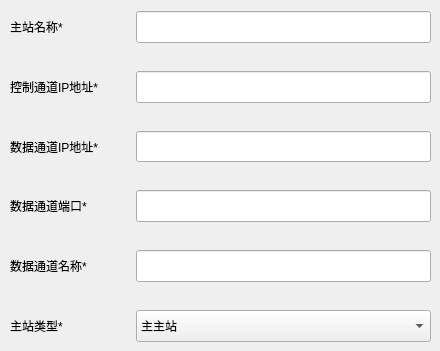
      <widget class="QWidget" name="page_9">
       <widget class="QWidget" name="layoutWidget">
        <property name="geometry">
         <rect>
          <x>10</x>
          <y>11</y>
          <width>421</width>
          <height>331</height>
         </rect>
        </property>
        <layout class="QVBoxLayout" name="verticalLayout_9">
         <property name="spacing">
          <number>28</number>
         </property>
         <item>
          <layout class="QHBoxLayout" name="horizontalLayout_29" stretch="1,3">
           <item>
            <widget class="QLabel" name="label_24">
             <property name="text">
              <string>主站名称*</string>
             </property>
            </widget>
           </item>
           <item>
            <widget class="QLineEdit" name="lineEdit_stationName_9">
             <property name="sizePolicy">
              <sizepolicy hsizetype="Expanding" vsizetype="Expanding">
               <horstretch>0</horstretch>
               <verstretch>0</verstretch>
              </sizepolicy>
             </property>
            </widget>
           </item>
          </layout>
         </item>
         <item>
          <layout class="QHBoxLayout" name="horizontalLayout_30" stretch="1,3">
           <item>
            <widget class="QLabel" name="label_25">
             <property name="text">
              <string>控制通道IP地址*</string>
             </property>
            </widget>
           </item>
           <item>
            <widget class="QLineEdit" name="lineEdit_ctrlChannelIp_9">
             <property name="sizePolicy">
              <sizepolicy hsizetype="Expanding" vsizetype="Expanding">
               <horstretch>0</horstretch>
               <verstretch>0</verstretch>
              </sizepolicy>
             </property>
            </widget>
           </item>
          </layout>
         </item>
         <item>
          <layout class="QHBoxLayout" name="horizontalLayout_32" stretch="1,3">
           <item>
            <widget class="QLabel" name="label_26">
             <property name="text">
              <string>数据通道IP地址*</string>
             </property>
            </widget>
           </item>
           <item>
            <widget class="QLineEdit" name="lineEdit_dataChannelIp_9">
             <property name="sizePolicy">
              <sizepolicy hsizetype="Expanding" vsizetype="Expanding">
               <horstretch>0</horstretch>
               <verstretch>0</verstretch>
              </sizepolicy>
             </property>
            </widget>
           </item>
          </layout>
         </item>
         <item>
          <layout class="QHBoxLayout" name="horizontalLayout_35" stretch="1,3">
           <item>
            <widget class="QLabel" name="label_29">
             <property name="text">
              <string>数据通道端口*</string>
             </property>
            </widget>
           </item>
           <item>
            <widget class="QLineEdit" name="lineEdit_dataChannelPort_9">
             <property name="sizePolicy">
              <sizepolicy hsizetype="Expanding" vsizetype="Expanding">
               <horstretch>0</horstretch>
               <verstretch>0</verstretch>
              </sizepolicy>
             </property>
            </widget>
           </item>
          </layout>
         </item>
         <item>
          <layout class="QHBoxLayout" name="horizontalLayout_36" stretch="1,3">
           <item>
            <widget class="QLabel" name="label_30">
             <property name="text">
              <string>数据通道名称*</string>
             </property>
            </widget>
           </item>
           <item>
            <widget class="QLineEdit" name="lineEdit_dataChannelName_9">
             <property name="sizePolicy">
              <sizepolicy hsizetype="Expanding" vsizetype="Expanding">
               <horstretch>0</horstretch>
               <verstretch>0</verstretch>
              </sizepolicy>
             </property>
            </widget>
           </item>
          </layout>
         </item>
         <item>
          <layout class="QHBoxLayout" name="horizontalLayout_34" stretch="1,3">
           <item>
            <widget class="QLabel" name="label_28">
             <property name="text">
              <string>主站类型*</string>
             </property>
            </widget>
           </item>
           <item>
            <widget class="QComboBox" name="comboBox_mainFlag_9">
             <property name="sizePolicy">
              <sizepolicy hsizetype="Preferred" vsizetype="Expanding">
               <horstretch>0</horstretch>
               <verstretch>0</verstretch>
              </sizepolicy>
             </property>
             <item>
              <property name="text">
               <string>主主站</string>
              </property>
             </item>
             <item>
              <property name="text">
               <string>附属主站</string>
              </property>
             </item>
            </widget>
           </item>
          </layout>
         </item>
        </layout>
       </widget>
      </widget>
